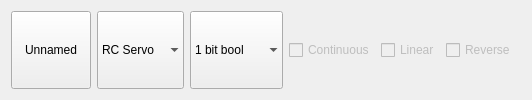
     <widget class="QWidget" name="tabType">
      <property name="sizePolicy">
       <sizepolicy hsizetype="Minimum" vsizetype="Minimum">
        <horstretch>0</horstretch>
        <verstretch>0</verstretch>
       </sizepolicy>
      </property>
      <attribute name="title">
       <string>Type</string>
      </attribute>
      <layout class="QGridLayout" name="gridLayout_3">
       <item row="0" column="0">
        <widget class="QPushButton" name="pushButtonName">
         <property name="sizePolicy">
          <sizepolicy hsizetype="Minimum" vsizetype="Minimum">
           <horstretch>0</horstretch>
           <verstretch>0</verstretch>
          </sizepolicy>
         </property>
         <property name="toolTip">
          <string>Click to change the name of this actuator</string>
         </property>
         <property name="text">
          <string>Unnamed</string>
         </property>
        </widget>
       </item>
       <item row="0" column="6">
        <spacer name="horizontalSpacer">
         <property name="sizePolicy">
          <sizepolicy hsizetype="Expanding" vsizetype="Minimum">
           <horstretch>0</horstretch>
           <verstretch>0</verstretch>
          </sizepolicy>
         </property>
         <property name="orientation">
          <enum>Qt::Horizontal</enum>
         </property>
         <property name="sizeType">
          <enum>QSizePolicy::Expanding</enum>
         </property>
         <property name="sizeHint" stdset="0">
          <size>
           <width>5</width>
           <height>5</height>
          </size>
         </property>
        </spacer>
       </item>
       <item row="0" column="1">
        <widget class="QComboBox" name="comboBoxActuatorType">
         <property name="sizePolicy">
          <sizepolicy hsizetype="Minimum" vsizetype="Minimum">
           <horstretch>0</horstretch>
           <verstretch>0</verstretch>
          </sizepolicy>
         </property>
         <property name="frame">
          <bool>false</bool>
         </property>
         <item>
          <property name="text">
           <string>RC Servo</string>
          </property>
          <property name="icon">
           <iconset resource="../resources/icons.qrc">
            <normaloff>:/icons/rc_servo.svg</normaloff>:/icons/rc_servo.svg</iconset>
          </property>
         </item>
         <item>
          <property name="text">
           <string>DC Motor</string>
          </property>
          <property name="icon">
           <iconset resource="../resources/icons.qrc">
            <normaloff>:/icons/dc_motor.svg</normaloff>:/icons/dc_motor.svg</iconset>
          </property>
         </item>
         <item>
          <property name="text">
           <string>Step Motor</string>
          </property>
          <property name="icon">
           <iconset resource="../resources/icons.qrc">
            <normaloff>:/icons/stepper_motor.svg</normaloff>:/icons/stepper_motor.svg</iconset>
          </property>
         </item>
         <item>
          <property name="text">
           <string>Relay</string>
          </property>
          <property name="icon">
           <iconset resource="../resources/icons.qrc">
            <normaloff>:/icons/relay.svg</normaloff>:/icons/relay.svg</iconset>
          </property>
         </item>
        </widget>
       </item>
       <item row="0" column="2">
        <widget class="QComboBox" name="comboBoxActuatorRepresentation">
         <property name="sizePolicy">
          <sizepolicy hsizetype="Minimum" vsizetype="Minimum">
           <horstretch>0</horstretch>
           <verstretch>0</verstretch>
          </sizepolicy>
         </property>
         <property name="frame">
          <bool>false</bool>
         </property>
         <item>
          <property name="text">
           <string extracomment="This is analogous to a switch that can be either ON or OFF.">1 bit bool</string>
          </property>
          <property name="icon">
           <iconset resource="../resources/icons.qrc">
            <normaloff>:/icons/bit.svg</normaloff>:/icons/bit.svg</iconset>
          </property>
         </item>
         <item>
          <property name="text">
           <string extracomment="This allows lowest level of gradient. Good for multi-state applications (selecting one of several values).">8 bit char</string>
          </property>
          <property name="icon">
           <iconset resource="../resources/icons.qrc">
            <normaloff>:/icons/byte.svg</normaloff>:/icons/byte.svg</iconset>
          </property>
         </item>
         <item>
          <property name="text">
           <string extracomment="Great balance between resolution and bandwidth. Recommended for RC servos.">16 bit short</string>
          </property>
          <property name="icon">
           <iconset resource="../resources/icons.qrc">
            <normaloff>:/icons/word.svg</normaloff>:/icons/word.svg</iconset>
          </property>
         </item>
         <item>
          <property name="text">
           <string extracomment=" Not recommended unless you really know you need it.">32 bit int</string>
          </property>
          <property name="icon">
           <iconset resource="../resources/icons.qrc">
            <normaloff>:/icons/double_word.svg</normaloff>:/icons/double_word.svg</iconset>
          </property>
         </item>
         <item>
          <property name="text">
           <string extracomment="For extreme resolution applications. Not recommended unless you really know you need it.">64 bit int</string>
          </property>
          <property name="icon">
           <iconset resource="../resources/icons.qrc">
            <normaloff>:/icons/quad_word.svg</normaloff>:/icons/quad_word.svg</iconset>
          </property>
         </item>
         <item>
          <property name="text">
           <string extracomment="For high resolution and high range application. Not recommended unless you really know you need it.">float</string>
          </property>
          <property name="icon">
           <iconset resource="../resources/icons.qrc">
            <normaloff>:/icons/float.svg</normaloff>:/icons/float.svg</iconset>
          </property>
         </item>
         <item>
          <property name="text">
           <string extracomment="For extreme resolution and extreme range. Not recommended unless you really know you need it.">double float</string>
          </property>
          <property name="icon">
           <iconset resource="../resources/icons.qrc">
            <normaloff>:/icons/double_float.svg</normaloff>:/icons/double_float.svg</iconset>
          </property>
         </item>
        </widget>
       </item>
       <item row="0" column="3">
        <widget class="QCheckBox" name="checkBoxContinuous">
         <property name="enabled">
          <bool>false</bool>
         </property>
         <property name="sizePolicy">
          <sizepolicy hsizetype="Minimum" vsizetype="Minimum">
           <horstretch>0</horstretch>
           <verstretch>0</verstretch>
          </sizepolicy>
         </property>
         <property name="text">
          <string>Continuous</string>
         </property>
        </widget>
       </item>
       <item row="0" column="4">
        <widget class="QCheckBox" name="checkBoxLinear">
         <property name="enabled">
          <bool>false</bool>
         </property>
         <property name="sizePolicy">
          <sizepolicy hsizetype="Minimum" vsizetype="Minimum">
           <horstretch>0</horstretch>
           <verstretch>0</verstretch>
          </sizepolicy>
         </property>
         <property name="text">
          <string>Linear</string>
         </property>
        </widget>
       </item>
       <item row="0" column="5">
        <widget class="QCheckBox" name="checkBox">
         <property name="enabled">
          <bool>false</bool>
         </property>
         <property name="sizePolicy">
          <sizepolicy hsizetype="Minimum" vsizetype="Minimum">
           <horstretch>0</horstretch>
           <verstretch>0</verstretch>
          </sizepolicy>
         </property>
         <property name="text">
          <string>Reverse</string>
         </property>
         <property name="checkable">
          <bool>true</bool>
         </property>
        </widget>
       </item>
      </layout>
     </widget>
